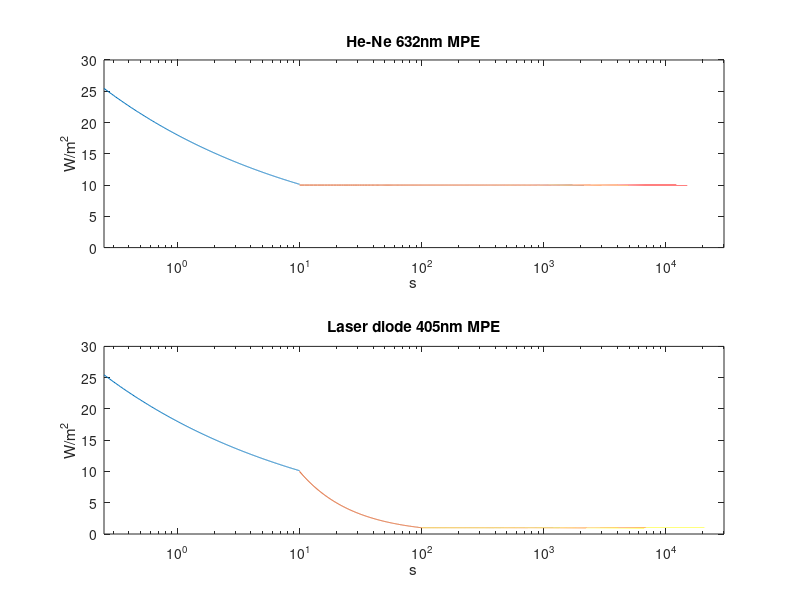

This chart was generated by the following MATLAB code:
clc; close all
%% MPE laser1
t1=[0.25:0.01:10];
y_11=18.*t1.^(0.75-1);
t2=[10:3*10^4];
y_12=10+t2*0;
subplot(2,1,1)
semilogx(t1,y_11,t2,y_12)
ylim([0 30])
xlim([0.25 3*10^4])
ylabel("W/m^2")
xlabel("s")
title("He-Ne 632nm MPE")
%% MPE laser2
y_21=18.*t1.^(0.75-1);

t22=[10:0.1:10^2];
y_22=100./t22;

t23=[100:3*10^4];
y_23=1+t23*0;
subplot(2,1,2)
semilogx(t1,y_21,t22,y_22,t23,y_23)
xlim([0.25 3*10^4])
ylabel("W/m^2")
xlabel("s")
title("Laser diode 405nm MPE")
